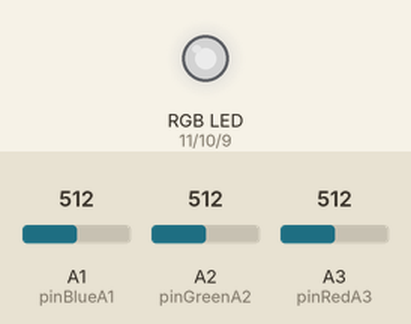
The sketch below on a simulated Arduino Uno, built with avr-gcc and run on an emulated ATmega328P. On the bench: an RGB LED mixed from three pins (HIGH = lit). The test bench sets the inputs (shaded band); at power-on: A1 (pinBlueA1) = 512, A2 (pinGreenA2) = 512, A3 (pinRedA3) = 512. Dim RGB values are drawn brighter than linear.

Above: at 1.2 s.
1.3 s: A1 (pinBlueA1) set to 716
At 2.3 s:
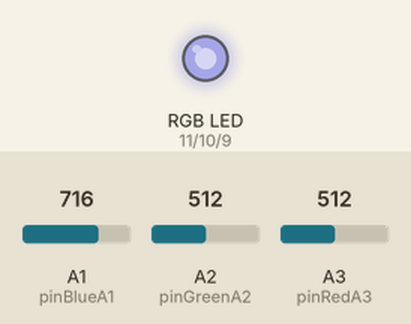
2.8 s: A2 (pinGreenA2) set to 716
At 3.5 s:
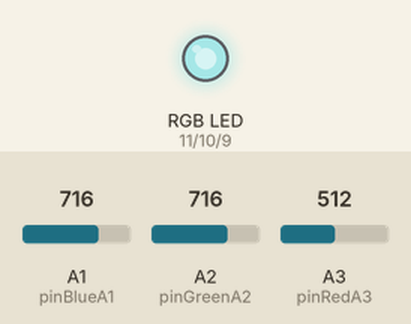
4.3 s: A3 (pinRedA3) set to 716
At 4.6 s:
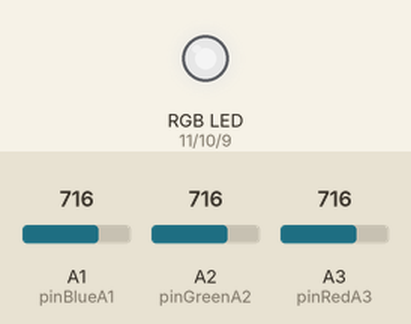
5.8 s: A1 (pinBlueA1) set to 900
At 6.9 s:
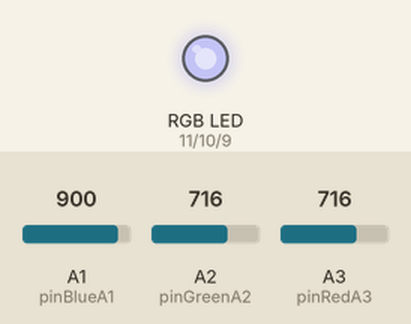
7.3 s: A2 (pinGreenA2) set to 900
At 8.1 s:
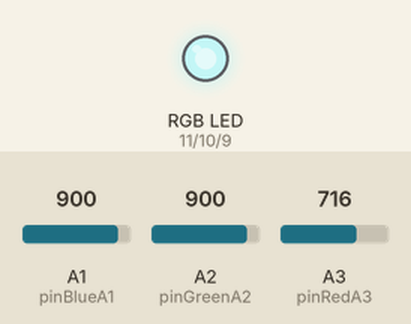
8.8 s: A3 (pinRedA3) set to 900
At 9.2 s:
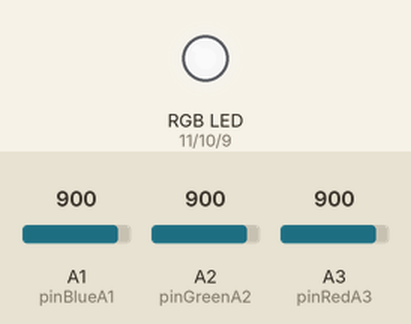
Timing chart, 0 to 11.3 s (numbered marks = the images above; inputs shaded):
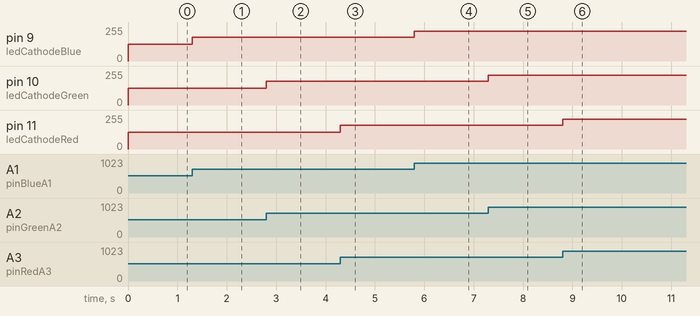

Measured:
- after the input at 1.3 s, pin 9 (ledCathodeBlue): 127/255 → 178/255 at once
- after the input at 2.8 s, pin 10 (ledCathodeGreen): 127/255 → 178/255 at once
- after the input at 4.3 s, pin 11 (ledCathodeRed): 127/255 → 178/255 at once
- after the input at 5.8 s, pin 9 (ledCathodeBlue): 178/255 → 224/255 at once
- after the input at 7.3 s, pin 10 (ledCathodeGreen): 178/255 → 224/255 at once
- after the input at 8.8 s, pin 11 (ledCathodeRed): 178/255 → 224/255 at once

The sketch:

RGB_LED_h1.ino
```cpp
const int pinBlueA1 = A1;
const int pinGreenA2 = A2;
const int pinRedA3 = A3;

const int ledCathodeBlue = 9;
const int ledCathodeGreen = 10;
const int ledCathodeRed = 11;

int resistenceValueRed, ledValueRed;
int resistenceValueBlue, ledValueBlue;
int resistenceValueGreen, ledValueGreen;

void setup() {

  pinMode(pinBlueA1, INPUT);
  pinMode(ledCathodeBlue, OUTPUT);

  pinMode(pinGreenA2, INPUT);
  pinMode(ledCathodeGreen, OUTPUT);

  pinMode(pinRedA3, INPUT);
  pinMode(ledCathodeRed, OUTPUT);

}

void loop() {

  resistenceValueGreen = analogRead(ledCathodeGreen);
  ledValueGreen = map(resistenceValueGreen, 0, 1023, 0, 255);
  analogWrite(ledCathodeGreen, ledValueGreen);

  resistenceValueBlue = analogRead(ledCathodeBlue);
  ledValueBlue = map(resistenceValueBlue, 0, 1023, 0, 255);
  analogWrite(ledCathodeBlue, ledValueBlue);

  resistenceValueRed = analogRead(ledCathodeRed);
  ledValueRed = map(resistenceValueRed, 0, 1023, 0, 255);
  analogWrite(ledCathodeRed, ledValueRed);
}
```
